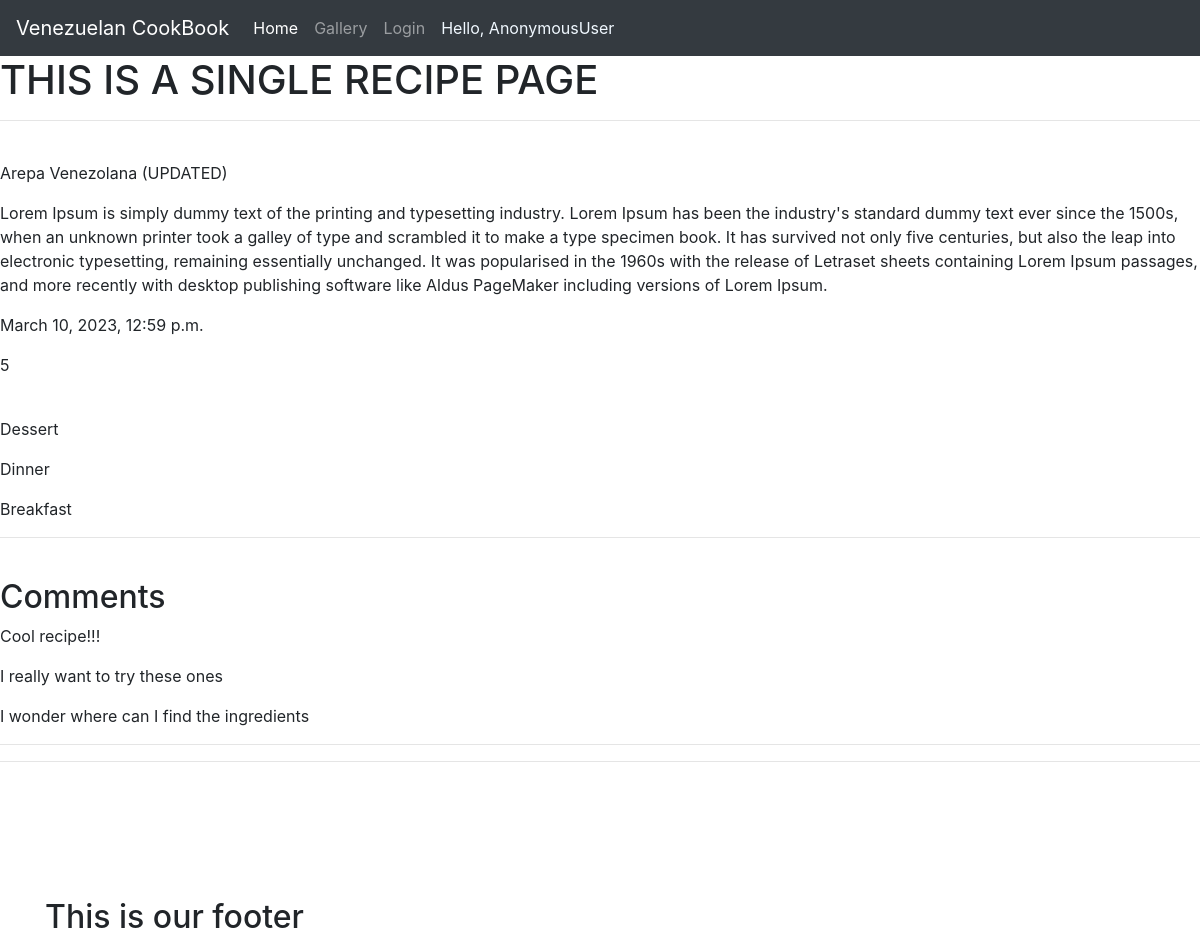
/recipe/2a1e4ad3-4615-4e9c-95b6-692bbcb3a424/, run on the app's committed database.
### cookbook/models.py (models this page shows, shortened)
class NewRecipe(models.Model):
    title = models.CharField(max_length=200, null=True, blank=True)
    number_of_ingredients = models.IntegerField(default=0)
    instructions = models.TextField(null=True, blank=True)
    short_description = models.CharField(max_length=200, null=True, blank=True)
    dish_image = CloudinaryField('image', default="default-image")
    created = models.DateTimeField(auto_now_add=True)
    updated = models.DateTimeField(auto_now=True)
    tags = models.ManyToManyField(Tag, blank=True)
    id = models.UUIDField(default=uuid.uuid4, unique=True, primary_key=True, editable=False)

class Tag(models.Model):
    name = models.CharField(max_length=200)
    created = models.DateTimeField(auto_now_add=True)
    id = models.UUIDField(default=uuid.uuid4, unique=True, primary_key=True, editable=False)
    def __str__(self):
        return self.name

class Comment(models.Model):
    new_recipe = models.ForeignKey(NewRecipe, on_delete=models.CASCADE, null=True, blank=True, related_name='comments')
    body = models.TextField(null=True, blank=True)
    created = models.DateTimeField(auto_now_add=True)
    updated = models.DateTimeField(auto_now=True)
    id = models.UUIDField(default=uuid.uuid4, unique=True, primary_key=True, editable=False)

### cookbook/views.py (the view)
# urls.py: path('recipe/<str:pk>/', views.recipeUnits, name='recipeunit'),
def recipeUnits(request, pk):
    recipe_object = NewRecipe.objects.get(id=pk)
    tags = recipe_object.tags.all()
    comments = recipe_object.comments.all()
    context = {'recipe_object': recipe_object, 'tags': tags, 'comments': comments}
    return render(request, 'recipe.html', context)

### templates/recipe.html
{% extends 'base.html' %}
{% load static %}
{% block content %}
<h1>THIS IS A SINGLE RECIPE PAGE</h1>
<hr>
<br>
<p>{{recipe_object.title}}</p>
<p>{{recipe_object.instructions}}</p>
<p>{{recipe_object.created}}</p>
<p>{{recipe_object.number_of_ingredients}}</p>
<br>
{% for tag in tags %}
<p>{{tag}}</p>
{% endfor %}
<hr>
<br>
<h2>Comments</h2>
{% for comment in comments %}
    <p>{{comment.body}}</p>
{% endfor %}
{% endblock %}

### templates/base.html (shortened to what this page needs)
{% load static %}
<!DOCTYPE html>
<html lang="en">
<head>
    <link rel="stylesheet" href="https://cdn.jsdelivr.net/npm/bootstrap@4.1.3/dist/css/bootstrap.min.css"
>
    <link rel="stylesheet" href="{% static 'css/style.css' %}">
</head>
<body>
    <nav class="navbar navbar-expand-lg navbar-dark bg-dark">
        <a class="navbar-brand" href="#">Venezuelan CookBook</a>
        <div class="collapse navbar-collapse" id="navbarText">
            <ul class="navbar-nav mr-auto">
                <li class="nav-item active">
                    <a class="nav-link" href="{% url 'recipes' %}">Home <span class="sr-only">(current)</span></a>
                </li>
                <li class="nav-item">
                    <a class="nav-link" href="{% url 'gallery' %}">Gallery</a>
                </li>
                {% if user.is_authenticated %}
                <li class="nav-item">
                    <a class="nav-link" href="{% url 'logout' %}">Logout</a>
                </li>
                {% else %}
                <li class="nav-item">
                    <a class="nav-link" href="{% url 'login' %}">Login</a>
                </li>
                {% endif %}
                <li class="nav-item">
                    <span class="nav-link" style="color: aliceblue;">
                        Hello, {{request.user}}
                    </span>
                </li>
            </ul>
        </div>
    </nav>
    {% block content %}
    {% endblock content %}
    <hr>
    <hr><br><br><br><br><br>
    <footer>
        <div class="container">
            <div class="row">
                <div class="col">
                    <h2>This is our footer</h2>
                </div>
            </div>
        </div>
    </footer>
</body>
</html>

### data on the page
NewRecipe: title "Arepa Venezolana (UPDATED)", instructions "Lorem Ipsum is simply dummy text of the printing and typesetting industry. Lorem Ipsum has been the industry's standard dummy text ever since the 1500s, when an unknown printer took a galley of type and scrambled it to make a type specimen book. It has survived not only five centuries, but also the leap into electronic typesetting, remaining essentially unchanged. It was popularised in the 1960s with the release of Letraset sheets containing Lorem Ipsum passages, and more recently with desktop publishing software like Aldus PageMaker including versions of Lorem Ipsum.", created "March 10, 2023, 12:59 p.m.", number_of_ingredients "5"
Tag: name "Dessert"
Tag: name "Dinner"
Tag: name "Breakfast"
Comment: body "Cool recipe!!!"
Comment: body "I really want to try these ones"
Comment: body "I wonder where can I find the ingredients"

### other printed values
{{ request.user }} "AnonymousUser"
